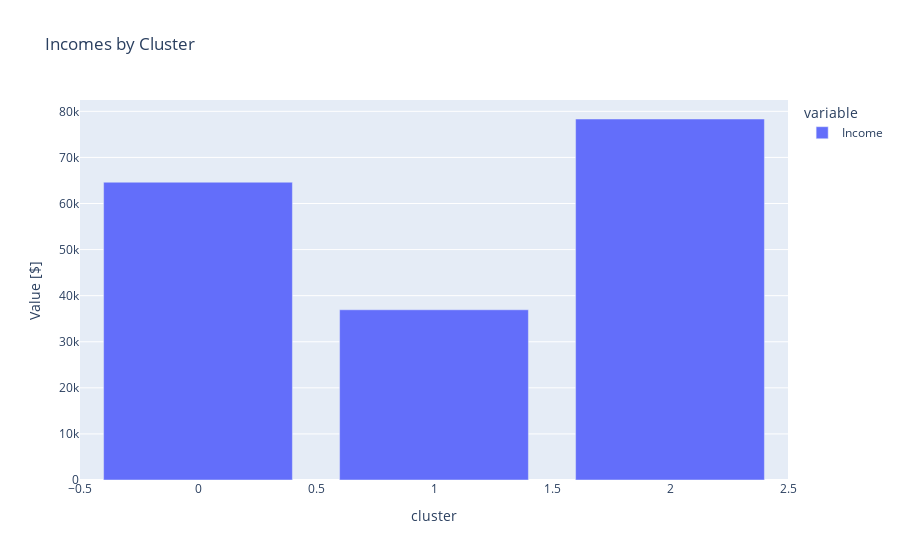

The code cell stored with this chart in its notebook:
### Code cell
# Create side-by-side bar chart of `xgb`
fig = px.bar(segmented_df['Income'],
            # barmode="group",
            title="Incomes by Cluster")
fig.update_layout(xaxis_title='cluster',yaxis_title='Value [$]')
fig.show()

### Figure 1 — Plotly figure (JSON) as saved in the notebook; plotly's stock layout.template omitted (floating-point values rounded to 4 significant figures)
{"data": [{"alignmentgroup": "True", "hovertemplate": "variable=Income<br>index=%{x}<br>value=%{y}<extra></extra>", "legendgroup": "Income", "marker": {"color": "#636efa", "pattern": {"shape": ""}}, "name": "Income", "offsetgroup": "Income", "orientation": "v", "showlegend": true, "textposition": "auto", "type": "bar", "x": [0, 1, 2], "xaxis": "x", "y": [64620.0, 36940.0, 78340.0], "yaxis": "y"}], "layout": {"autosize": true, "barmode": "relative", "legend": {"title": {"text": "variable"}, "tracegroupgap": 0}, "title": {"text": "Incomes by Cluster"}, "xaxis": {"anchor": "y", "autorange": true, "domain": [0, 1], "range": [-0.5, 2.5], "title": {"text": "cluster"}, "type": "linear"}, "yaxis": {"anchor": "x", "autorange": true, "domain": [0, 1], "range": [0, 82460.0], "title": {"text": "Value [$]"}, "type": "linear"}}}
